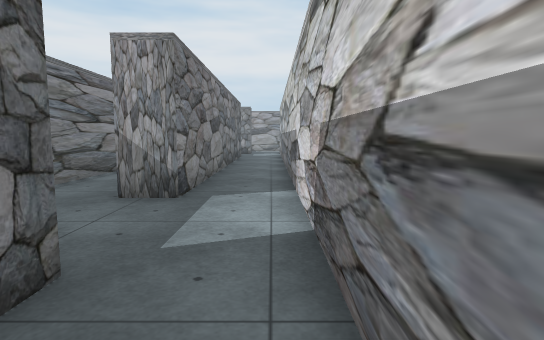
View 1 (above)

16 first-person views from a walk through a scene from a Unity 3-D project. The camera is 1.2 m above the floor, tilts 6° down and sees 80° across. The floor is counted in squares, 1 m on a side. Each view is taken from the middle of a square. On the plan, view 1 faces up. The plan holds only what a view shows up to about 14 squares ahead; the rest is blank. The place goes on beyond the plan. The player character is not drawn. Door leaves are left out, so doorways stand open. Some surface patterns are stand-ins.

View 2
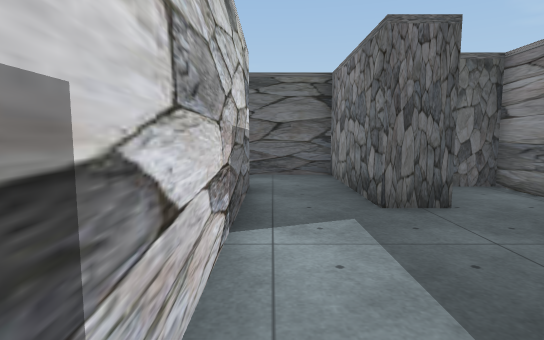

View 3
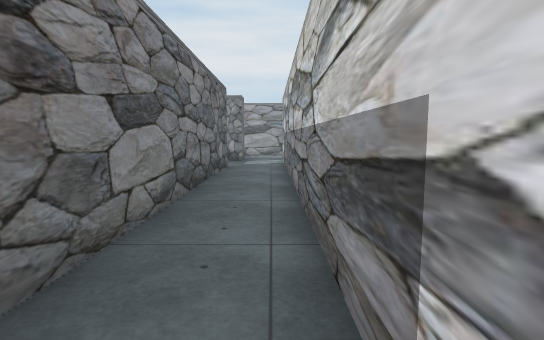

View 4
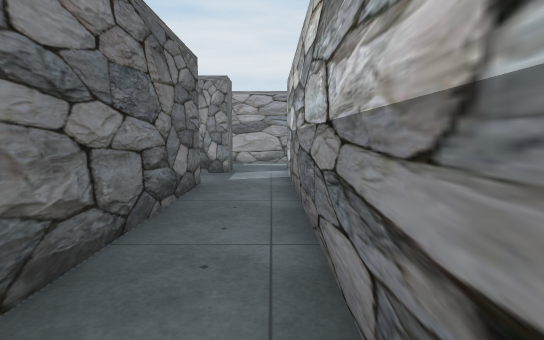

View 5
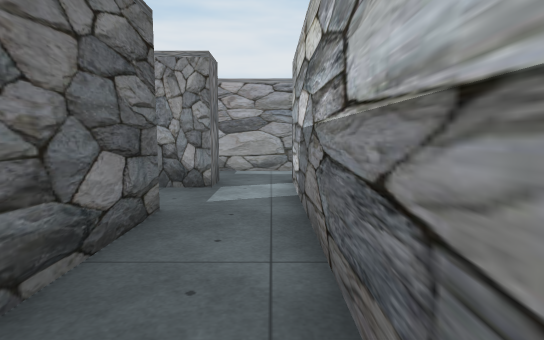

View 6
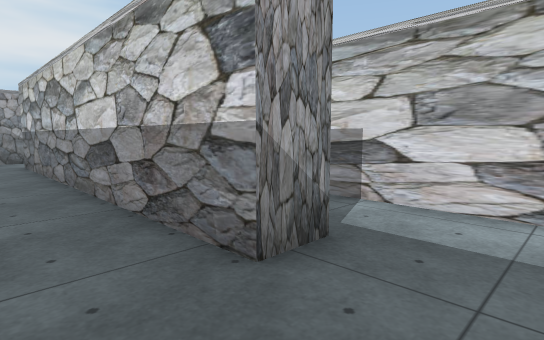

View 7
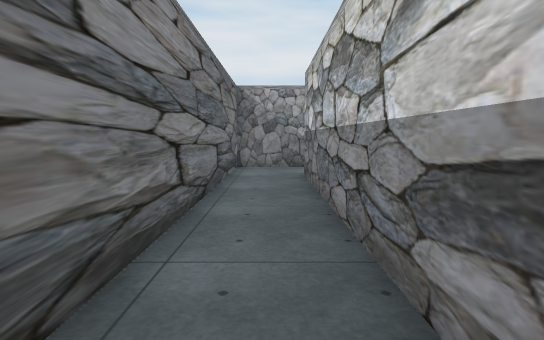

View 8
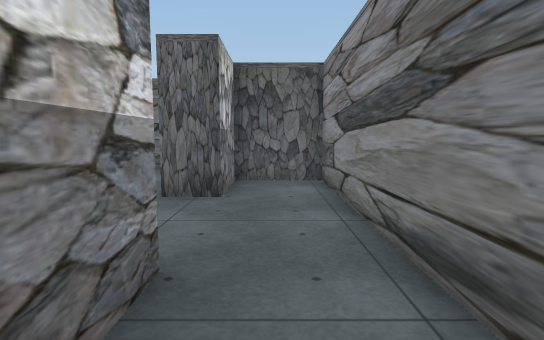

View 9
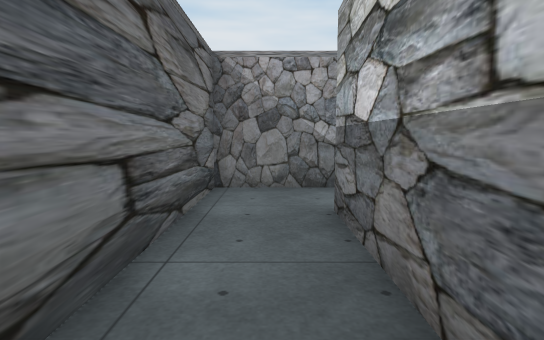

View 10
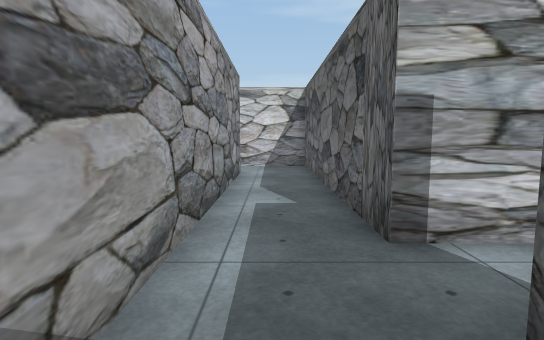

View 11
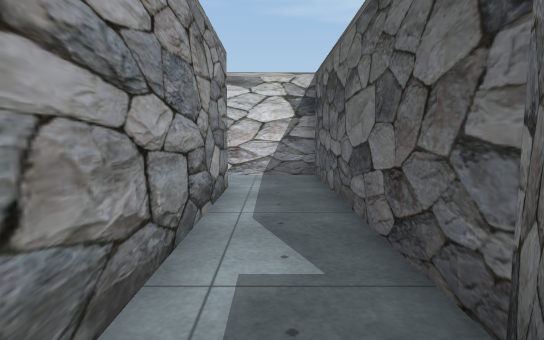

View 12
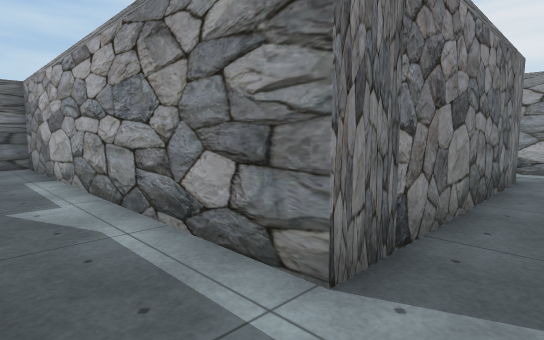

View 13
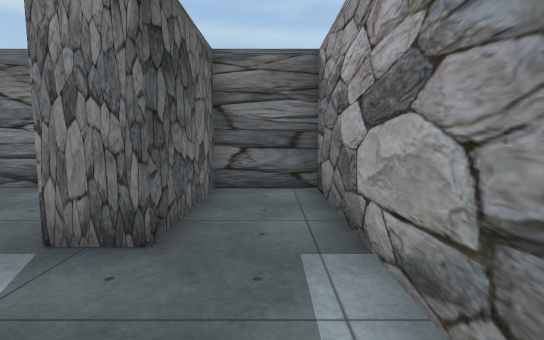

View 14
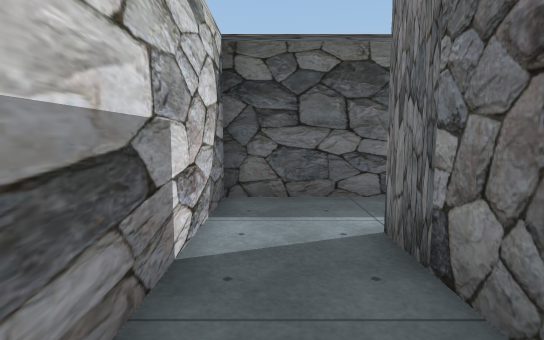

View 15
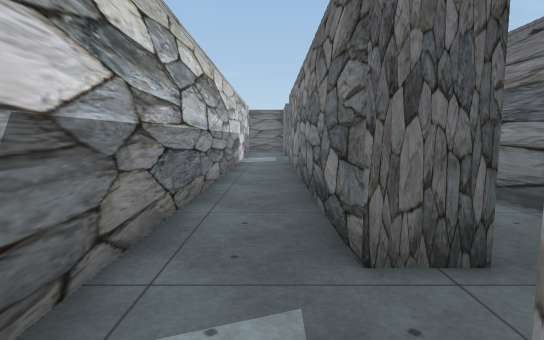

View 16
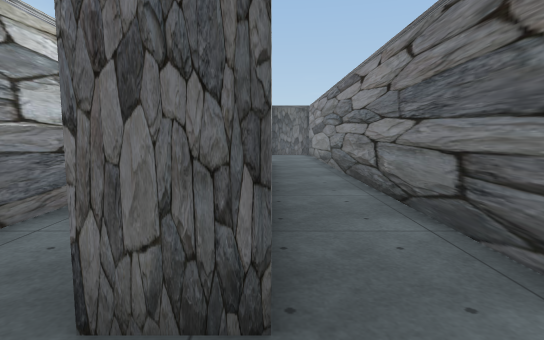

### Floor plan
Ten units are one square. View 1 is at (0, 0); x grows to the right and y downward. Boxes are objects, and circles mark ways between rooms. Rooms are numbered by the first view taken in them; rooms with no view inside come last. Other rooms are left out.
<svg viewBox="-58 -300 162 325">
<path fill="none" stroke="#000" d="M5 -2 5 -25M-18 -27 -18 20 8 20M-30 -62 -30 -192 -18 -192 -18 -62 -30 -62M5 -25 5 -214M-14 -215 -53 -215 -53 -3 -30 -3 -30 -27 -18 -27M5 -214 5 -227 99 -227 99 -280M76 -295 76 -250 -53 -250 -53 -227 -14 -227 -14 -215"/>
<circle cx="-5" cy="-15" r="3" fill="#2a7"/>
<circle cx="-5" cy="-220" r="3" fill="#2a7"/>
<text x="-10" y="-10">1</text>
<text x="-40" y="-110">2</text>
<text x="30" y="-240">3</text>
</svg>
Room 1 opens to room 2. Room 2 opens to room 3.

Where each view was taken, in squares from view 1:
view 1: 0 up, 0 right, facing up
view 2: 8 up, 0 right, facing down
view 3: 6 up, 0 right, facing up
view 4: 11 up, 0 right, facing up
view 5: 14 up, 0 right, facing up
view 6: 4 up, 5 left, facing up-right
view 7: 9 up, 4 left, facing up
view 8: 9 up, 4 left, facing down
view 9: 14 up, 4 left, facing up
view 10: 24 up, 3 left, facing right
view 11: 24 up, 0 right, facing right
view 12: 23 up, 9 right, facing up-left
view 13: 24 up, 2 right, facing left
view 14: 29 up, 9 right, facing down
view 15: 22 up, 1 left, facing down
view 16: 21 up, 3 left, facing down
